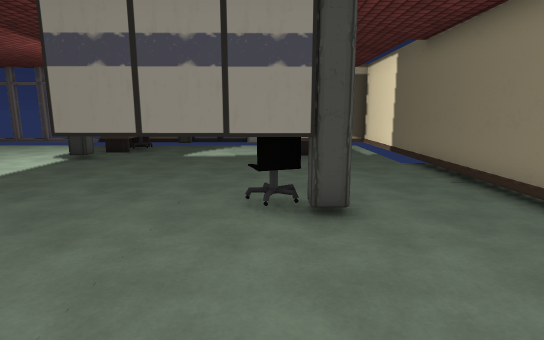
view 1 (above)

16 first-person views from a walk through a 3-D level made in the Unity game engine. The camera is 1.5 m above the floor, tilts 10° down and sees 80° across. The floor is counted in squares, 1 m on a side. Each view is taken from the middle of a square. On the plan, view 1 faces up. The plan holds only what a view shows up to about 15 squares ahead; the rest is blank. The place goes on beyond the plan. Some surface patterns are stand-ins.

view 2
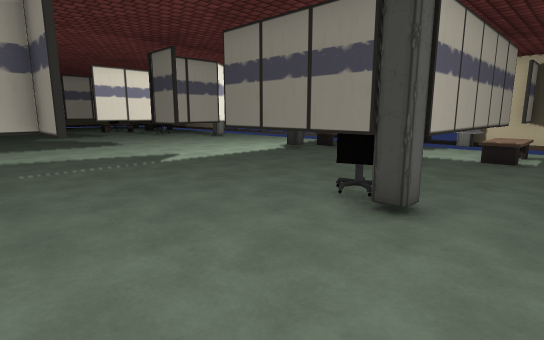

view 3
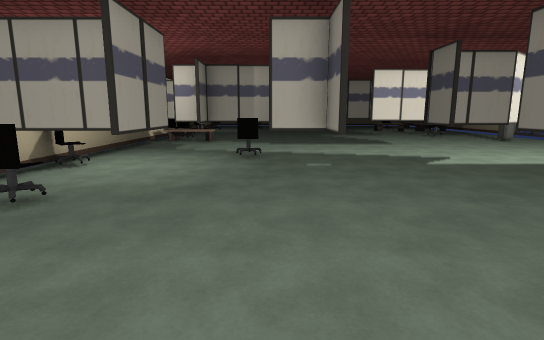

view 4
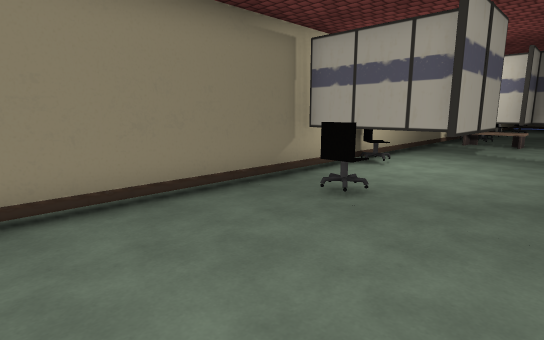

view 5
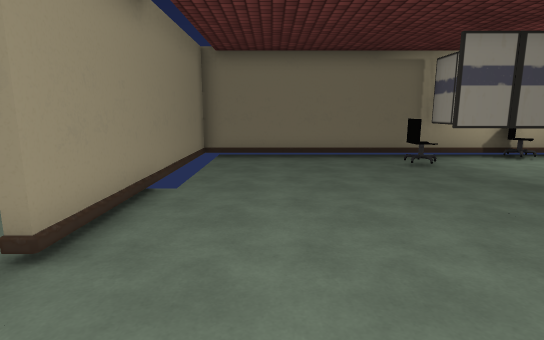

view 6
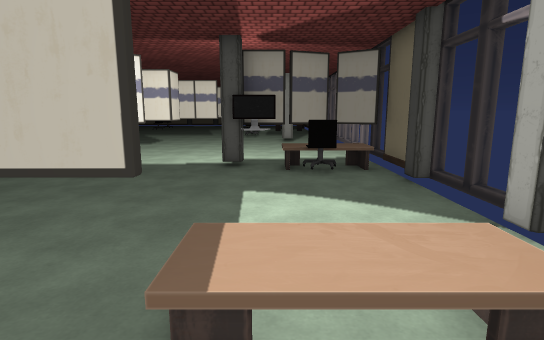

view 7
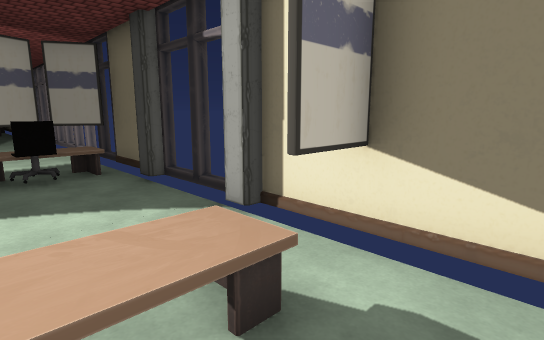

view 8
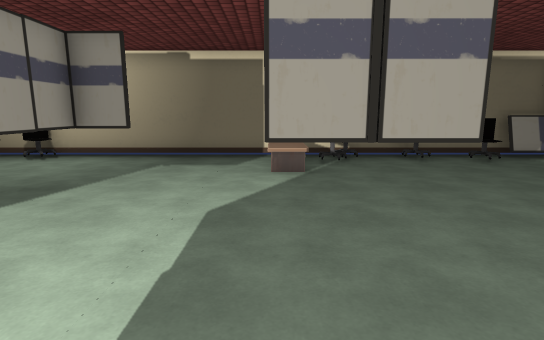

view 9
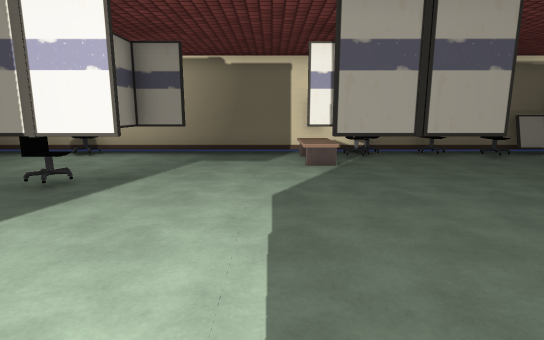

view 10
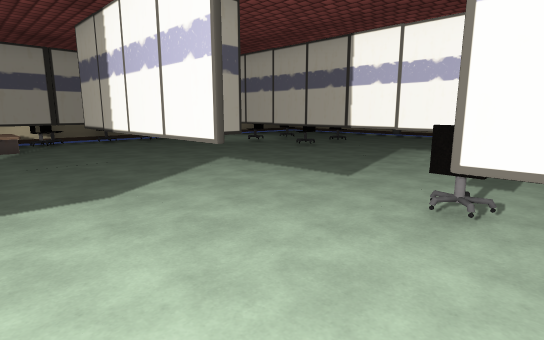

view 11
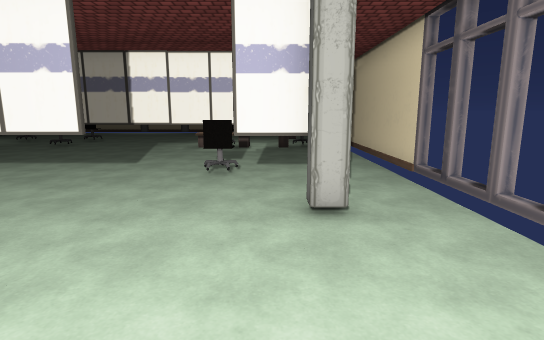

view 12
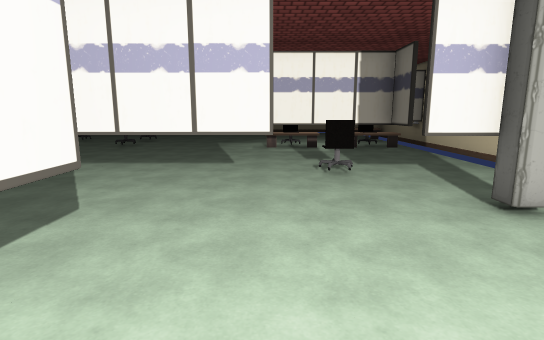

view 13
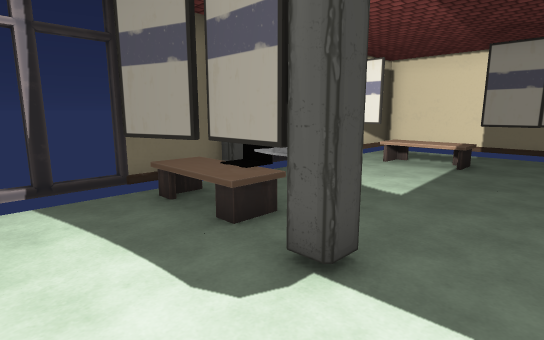

view 14
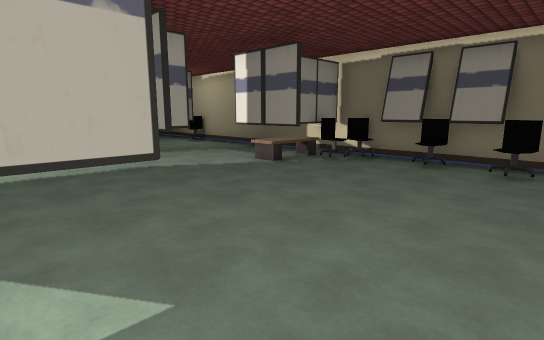

view 15
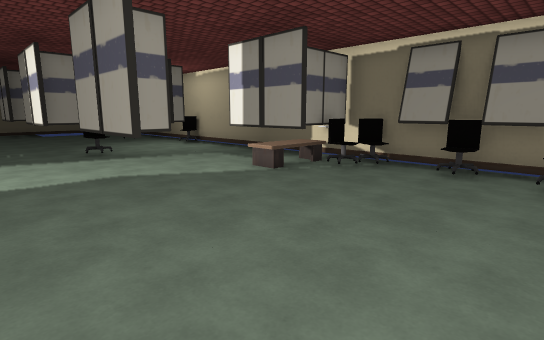

view 16
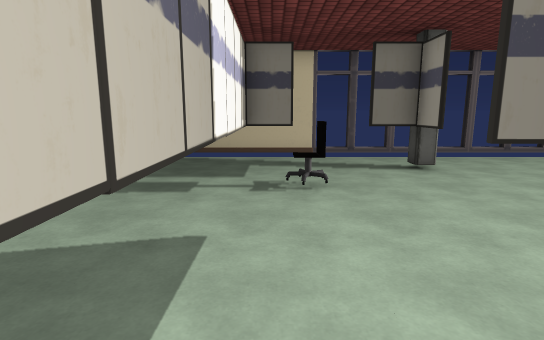

### Floor plan
Points are (right, up) in squares from view 1. A wall is a line through its corners. A room is listed if a view was taken in it or the views show most of it. See-through windows are left out.
Room 1 (views 1, 2, 3, 4, 5, 8, 9, 10, 11, 12, 13, 14, 15, 16)
walls: (-10.8, 1.2) (-8.1, 1.2); (-6.6, 6.5) (-6.6, 5.4); (-5.4, 4.6) (-6.8, 4.6); (-9.4, -0.1) (-9.4, -2.5); (-12.1, 7.8) (-10.7, 7.8) (-10.7, 4.1); (-4.8, 1.2) (-2.2, 1.2); (-9.5, -2.5) (-9.5, 0.9); (-3.5, 0.5) (-3.5, 1); (-9.4, -2.6) (-9.4, -3.8); (-10.7, -2.4) (-8.1, -2.4); (-15.2, -0.1) (-15.2, 0.6); (-2.1, 1.1) (-3.4, 1.1) (-3.4, -0.1); (-4.7, -2.4) (-2.1, -2.4); (-9.5, -3.8) (-9.5, -3.1); (-15.9, 7.7) (-16.5, 7.7); (-15.1, 9.1) (-15.1, 4.1); (-16.5, 1.2) (-13.9, 1.2); (-0.4, 4.6) (-3.1, 4.6); (-6.8, 12.4) (-7.2, 13.5); (-3.4, -2.9) (-3.4, -6.1); (-15.2, 11.4) (-15.2, 12.5); (-7.1, 13.5) (-6.7, 12.5); (-16.5, -2.4) (-14.4, -2.4); (-15.1, 12.5) (-15.1, 11.4); (-15.5, 12.5) (-16.5, 12.5); (-19.8, 2.9) (-19.8, 3.9); (-10.5, 15.4) (-12.5, 15.4); (-7.5, 15.4) (-8.6, 15.4); (1.1, 9.9) (1.1, 11.2); (-15.2, -6.1) (-15.2, -4); (-4.5, 15.4) (-5.6, 15.4); (1.2, 11.2) (1.2, 5.4); (-14.5, 15.4) (-16.5, 15.4); (-18.4, 12.5) (-19.7, 12.5) (-19.7, 3.9); (4.4, 5) (4.4, 11.4); (-18.4, -5.8) (-17, -5.8); (-17.4, 15.4) (-22.5, 15.4); (1.1, 14) (1.1, 14.8); (-20.4, -5.8) (-19.5, -5.8); (1, 15.4) (-0.5, 15.4); (-21.5, -6.3) (4.4, -6.3) (4.4, 2)
ways out: gap at (1, 14) to room 2; gap at (1, 11)
objects: other object (-22, -6); chair (-21, -5); chair (-19, -6); chair (-16, -6); chair (-16, -5); pillar (-15, 13); other object (-14, -6) to (-14, -3); chair (-8, -1); other object (-7, 7) to (-7, 8); chair (-6, -6); pillar (-6, 11); other object (-6, 12); chair (-6, 13) to (-5, 13); other object (-6, 14) to (-6, 15); pillar (-4, 15); chair (-2, -4); pillar (-1, 15) to (-1, 16); chair (0, 5); pillar (1, 5); desk (1, 12) to (1, 13)
Room 2 (views 6, 7)
walls: (1.2, 15.4) (1.2, 14); (4.4, 11.4) (4.4, 15.4) (1, 15.4)
ways out: gap at (1, 14) to room 1

Positions as (right, up) in squares from view 1, and headings:
1: (0, 0), facing up
2: (3, 0), facing up-left
3: (3, 0), facing left
4: (3, -1), facing down-left
5: (2, 5), facing down
6: (3, 12), facing left
7: (3, 12), facing up-left
8: (-14, 5), facing down
9: (-13, 6), facing down
10: (-13, 12), facing down-left
11: (-10, 12), facing left
12: (-10, 9), facing left
13: (-9, 9), facing up-right
14: (-22, 4), facing down-right
15: (-21, 3), facing down-right
16: (-19, 4), facing up
